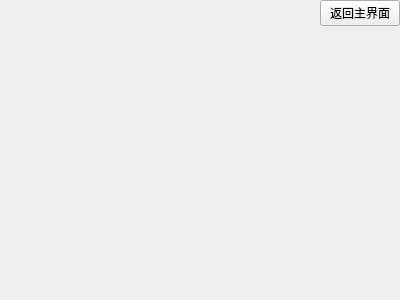
<?xml version="1.0" encoding="UTF-8"?>
<ui version="4.0">
 <class>uiAdminTeaMessage</class>
 <widget class="QWidget" name="uiAdminTeaMessage">
  <property name="geometry">
   <rect>
    <x>0</x>
    <y>0</y>
    <width>400</width>
    <height>300</height>
   </rect>
  </property>
  <property name="windowTitle">
   <string>Form</string>
  </property>
  <layout class="QVBoxLayout" name="verticalLayout">
   <property name="spacing">
    <number>0</number>
   </property>
   <property name="leftMargin">
    <number>0</number>
   </property>
   <property name="topMargin">
    <number>0</number>
   </property>
   <property name="rightMargin">
    <number>0</number>
   </property>
   <property name="bottomMargin">
    <number>0</number>
   </property>
   <item>
    <layout class="QHBoxLayout" name="horizontalLayout">
     <item>
      <spacer name="horizontalSpacer">
       <property name="orientation">
        <enum>Qt::Orientation::Horizontal</enum>
       </property>
       <property name="sizeHint" stdset="0">
        <size>
         <width>40</width>
         <height>20</height>
        </size>
       </property>
      </spacer>
     </item>
     <item>
      <widget class="QPushButton" name="pushButton">
       <property name="minimumSize">
        <size>
         <width>80</width>
         <height>0</height>
        </size>
       </property>
       <property name="text">
        <string>返回主界面</string>
       </property>
      </widget>
     </item>
    </layout>
   </item>
   <item>
    <widget class="QStackedWidget" name="sw"/>
   </item>
  </layout>
 </widget>
 <resources/>
 <connections/>
</ui>
